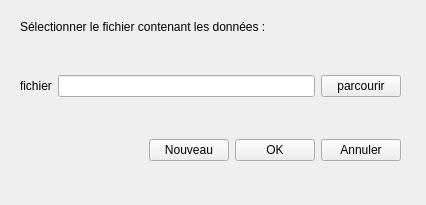
<?xml version="1.0" encoding="UTF-8"?>
<ui version="4.0">
 <class>Chargement</class>
 <widget class="QWidget" name="Chargement">
  <property name="windowModality">
   <enum>Qt::NonModal</enum>
  </property>
  <property name="geometry">
   <rect>
    <x>0</x>
    <y>0</y>
    <width>426</width>
    <height>205</height>
   </rect>
  </property>
  <property name="windowTitle">
   <string>Chargement données</string>
  </property>
  <widget class="QWidget" name="verticalLayoutWidget">
   <property name="geometry">
    <rect>
     <x>20</x>
     <y>20</y>
     <width>381</width>
     <height>141</height>
    </rect>
   </property>
   <layout class="QVBoxLayout" name="verticalLayout">
    <item>
     <widget class="QLabel" name="lbl_info">
      <property name="text">
       <string>Sélectionner le fichier contenant les données :</string>
      </property>
     </widget>
    </item>
    <item>
     <spacer name="verticalSpacer_2">
      <property name="orientation">
       <enum>Qt::Vertical</enum>
      </property>
      <property name="sizeHint" stdset="0">
       <size>
        <width>20</width>
        <height>40</height>
       </size>
      </property>
     </spacer>
    </item>
    <item>
     <layout class="QHBoxLayout" name="horizontalLayout">
      <item>
       <widget class="QLabel" name="lbl_fichier">
        <property name="text">
         <string>fichier</string>
        </property>
       </widget>
      </item>
      <item>
       <widget class="QLineEdit" name="txt_fichier">
        <property name="layoutDirection">
         <enum>Qt::LeftToRight</enum>
        </property>
        <property name="alignment">
         <set>Qt::AlignLeading|Qt::AlignLeft|Qt::AlignVCenter</set>
        </property>
       </widget>
      </item>
      <item>
       <widget class="QPushButton" name="btn_parcourir">
        <property name="text">
         <string>parcourir</string>
        </property>
       </widget>
      </item>
     </layout>
    </item>
    <item>
     <spacer name="verticalSpacer">
      <property name="orientation">
       <enum>Qt::Vertical</enum>
      </property>
      <property name="sizeHint" stdset="0">
       <size>
        <width>20</width>
        <height>40</height>
       </size>
      </property>
     </spacer>
    </item>
    <item>
     <layout class="QHBoxLayout" name="horizontalLayout_2">
      <item>
       <spacer name="horizontalSpacer">
        <property name="orientation">
         <enum>Qt::Horizontal</enum>
        </property>
        <property name="sizeHint" stdset="0">
         <size>
          <width>40</width>
          <height>20</height>
         </size>
        </property>
       </spacer>
      </item>
      <item>
       <widget class="QPushButton" name="btn_nouveau">
        <property name="text">
         <string>Nouveau</string>
        </property>
       </widget>
      </item>
      <item>
       <widget class="QPushButton" name="btn_ok">
        <property name="text">
         <string>OK</string>
        </property>
       </widget>
      </item>
      <item>
       <widget class="QPushButton" name="btn_annuler">
        <property name="text">
         <string>Annuler</string>
        </property>
       </widget>
      </item>
     </layout>
    </item>
   </layout>
  </widget>
 </widget>
 <resources/>
 <connections/>
</ui>
